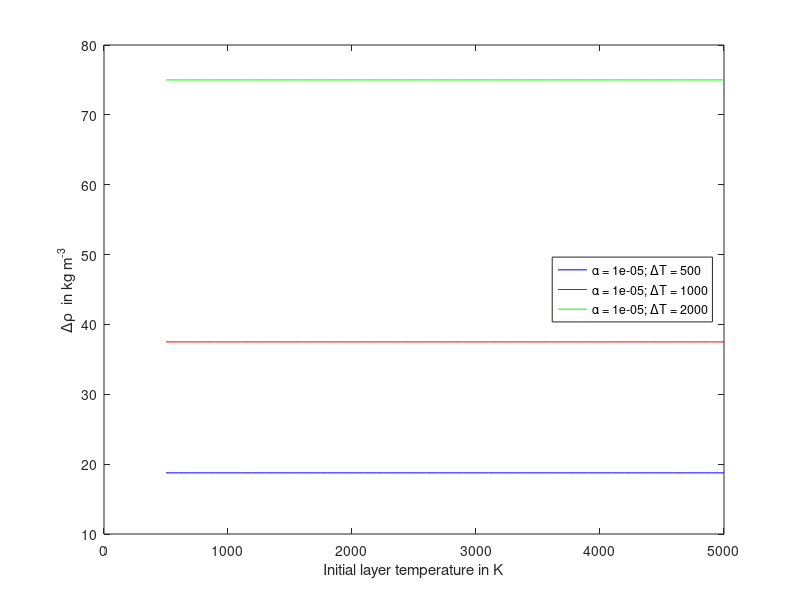

Recreate this plot in MATLAB.
%% deltaDensityTemp.m
% 2/16/2009 Alessondra Springmann

%% initializations

close all;
clear all;

T1 = 500:100:5000; % in C
rho_2 = 3400; %kg/m^3
rho_1 = 3750; %kg/m^3

alpha = [1e-5 1e-5 1e-6];

%% calculation

delta_rho_1 = zeros(size(T1,2),1);
delta_rho_2 = zeros(size(T1,2),1);
delta_rho_3 = zeros(size(T1,2),1);

deltaT = [500 1000 2000];

for i = 1:size(T1,2);
    delta_rho_1(i,:) = deltaT(1).*rho_1.*alpha(1);% - rho_1;
end

for i = 1:size(T1,2);
    delta_rho_2(i,:) = deltaT(2).*rho_1.*alpha(1);% - rho_1;
end

for i = 1:size(T1,2);
    delta_rho_3(i,:) = deltaT(3).*rho_1.*alpha(1);% - rho_1;
end

%deltaT = [T2_1-T1' T2_2-T1' T2_3-T1'];

% deltaT1 = num2str(deltaT(1,1));
% deltaT2 = num2str(deltaT(1,2));
% deltaT3 = num2str(deltaT(1,3));

deltaT1 = num2str(deltaT(1));
deltaT2 = num2str(deltaT(2));
deltaT3 = num2str(deltaT(3));


% alpha1 = num2str(alpha(1));
% alpha2 = num2str(alpha(2));
% alpha3 = num2str(alpha(3));

alpha1 = num2str(alpha(1));
% alpha2 = num2str(alpha(2));
% alpha3 = num2str(alpha(3));


legend_str = [];

legend_str1 = ['\alpha = ' alpha1 '; \DeltaT = ' deltaT1];
legend_str2 = ['\alpha = ' alpha1 '; \DeltaT = ' deltaT2];
legend_str3 = ['\alpha = ' alpha1 '; \DeltaT = ' deltaT3];

figure(1)
plot(T1', delta_rho_1(:,1), 'b-')%, T2(2))
hold on
plot(T1', delta_rho_2(:,1), 'r-')
plot(T1', delta_rho_3(:,1), 'g-')
xlabel('Initial layer temperature in K')
ylabel('\Delta\rho  in kg m^{-3}')% (for \alpha = 1e-4 K^{-1})')
legend(legend_str1, legend_str2, legend_str3, 'Location', 'East') 
hold off